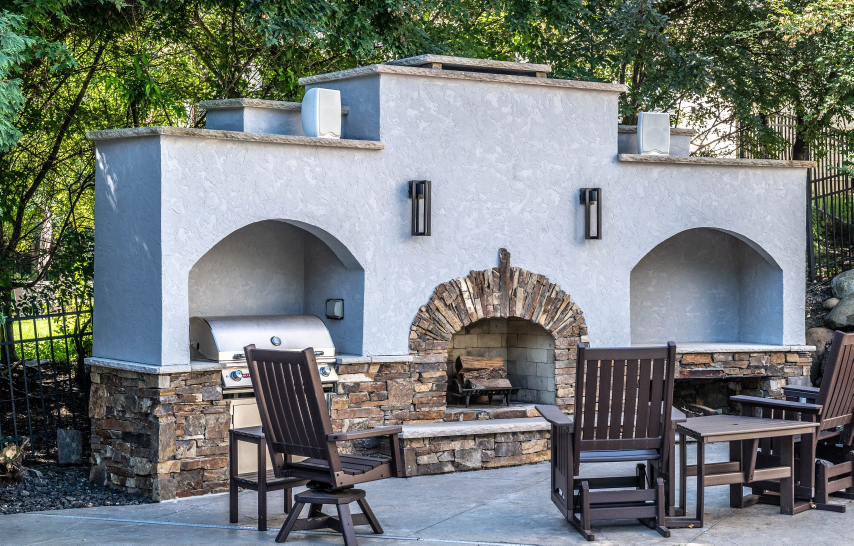
#> input picture assets/source/hero-rosemount-outdoor-fireplace.jpg, 2560 x 1636 px (shown at 1/3 size)
$ python optimize-media.py
#> lines starting #> are read from the running program, lines starting #| are printed output that depends on the picture
#!/usr/bin/env python3
"""Build responsive WebP/AVIF/JPEG variants from Blake's source stills. No metadata."""

from __future__ import annotations

import json
from pathlib import Path

from PIL import Image

try:
    import pillow_avif  # noqa: F401
except ImportError:
    pass

ROOT = Path(__file__).resolve().parents[1]
SRC = ROOT / "assets" / "source"
OUT = ROOT / "public" / "media"

HERO_WIDTHS = (640, 1280, 1920, 2560)
GALLERY_WIDTHS = (800, 1600)

HERO = [
    "hero-rosemount-outdoor-fireplace.jpg",
    "hero-mobile-rosemount-outdoor-fireplace.jpg",
]
LOOPS = [
    "loop-01-rosemount-outdoor-fireplace.jpg",
    "loop-02-rosemount-navy-kitchen.jpg",
    "loop-03-apple-valley-deck-aerial.jpg",
    "loop-04-farmington-four-season-porch.jpg",
    "loop-05-bloomington-open-kitchen.jpg",
]
GALLERY = [
    "gallery-rosemount-stone-fireplace.jpg",
    "gallery-lakeville-custom-cabinets.jpg",
    "gallery-apple-valley-constellation-coffee.jpg",
    "gallery-apple-valley-composite-deck.jpg",
    "gallery-burnsville-basement-wet-bar.jpg",
    "gallery-bloomington-walk-in-shower.jpg",
    "gallery-credit-river-navy-siding.jpg",
    "gallery-burnsville-home-theater.jpg",
    "gallery-credit-river-new-roof.jpg",
    "gallery-credit-river-craftsman-exterior.jpg",
    "gallery-commercial-exterior.jpg",
    "gallery-stone-masonry.jpg",
    "gallery-bloomington-whole-home-kitchen.jpg",
    "gallery-new-market-covered-porch.jpg",
    "gallery-apple-valley-siding-sunroom.jpg",
]


def strip_and_save(im: Image.Image, path: Path, fmt: str, **kwargs) -> int:
    clean = im.convert("RGB")
    # Drop any attached metadata by saving from a fresh RGB image.
    save_kw = {"optimize": True}
    save_kw.update(kwargs)
    if fmt == "JPEG":
        save_kw.setdefault("quality", 82)
        save_kw.setdefault("progressive", True)
        save_kw["exif"] = b""
    elif fmt == "WEBP":
        save_kw.setdefault("quality", 78)
        save_kw.setdefault("method", 6)
    elif fmt == "AVIF":
        save_kw.setdefault("quality", 55)
    clean.save(path, fmt, **save_kw)
    return path.stat().st_size


def resize_width(im: Image.Image, width: int) -> Image.Image:
    if im.width <= width:
        return im.copy()
    ratio = width / im.width
    height = max(1, round(im.height * ratio))
    return im.resize((width, height), Image.Resampling.LANCZOS)


def emit_set(stem: str, source_name: str, widths: tuple[int, ...]) -> dict:
#> called with stem = 'hero-rosemount-outdoor-fireplace', source_name = 'hero-rosemount-outdoor-fireplace.jpg', widths = (640, 1280, 1920, 2560)
    path = SRC / source_name
    im = Image.open(path)
#> im is the input picture: PIL image 2560x1636 RGB; mean R, G, B 116.4, 122.5, 120.2
    im.load()
    # Cap widths to native size (Credit River max 1200, etc.)
    usable = [w for w in widths if w <= im.width]
#> usable = [640, 1280, 1920, 2560]
    if not usable or usable[-1] != im.width:
        # Always include native width as the largest JPEG/WebP/AVIF
        native = im.width
        usable = sorted(set([w for w in widths if w < native] + [native]))

    sizes: dict[str, dict] = {"width": im.width, "height": im.height, "variants": {}}
    for w in usable:
        frame = resize_width(im, w)
        for fmt, ext, kw in (
            ("WEBP", "webp", {"quality": 78}),
            ("AVIF", "avif", {"quality": 52}),
            ("JPEG", "jpg", {"quality": 82, "progressive": True}),
        ):
            out = OUT / f"{stem}-{w}.{ext}"
            nbytes = strip_and_save(frame, out, fmt, **kw)
            sizes["variants"].setdefault(str(w), {})[ext] = nbytes
            print(f"{out.name}: {nbytes}")
#> this loop made 1 pass
#> pass 1, in emit_set, `frame = resize_width(im, w)`:
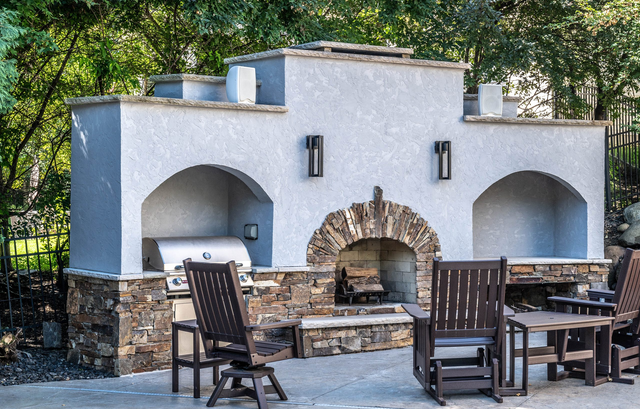
#> frame: PIL image 640x409 RGB; mean R, G, B 116.4, 122.4, 120.2
    return sizes


def main() -> int:
    OUT.mkdir(parents=True, exist_ok=True)
    for old in OUT.iterdir():
        if old.is_file():
            old.unlink()

    report: dict = {}
    for name in HERO + LOOPS:
        stem = Path(name).stem
        report[stem] = emit_set(stem, name, HERO_WIDTHS)
    for name in GALLERY:
        stem = Path(name).stem
        # Credit River is already ≤1200 — keep widths ≤1200
        widths = GALLERY_WIDTHS
        if "credit-river-navy-siding" in name:
            widths = (800, 1200)
        report[stem] = emit_set(stem, name, widths)

    (OUT / "manifest-sizes.json").write_text(json.dumps(report, indent=2) + "\n")
    print("Wrote public/media/manifest-sizes.json")
    return 0


if __name__ == "__main__":
#> (the run stopped early here; a loop or call above may not have finished)

$ run again, with assets/source/kitchen-remodel.jpg copied over assets/source/hero-rosemount-outdoor-fireplace.jpg
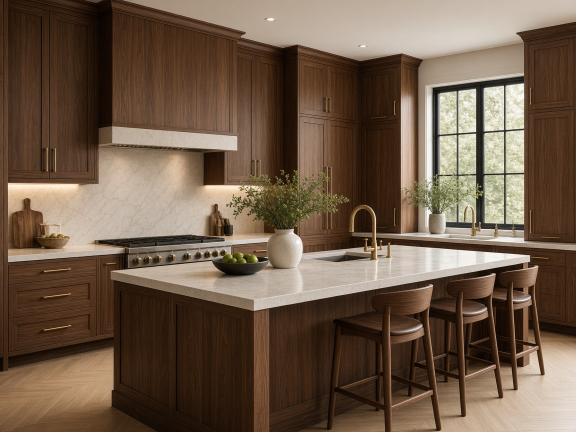
#> input picture assets/source/kitchen-remodel.jpg, 1152 x 864 px (shown at 1/2 size)
#> in emit_set, im is the input picture: PIL image 1152x864 RGB; mean R, G, B 111.1, 90.6, 72.5
#> the loop in emit_set, `for w in usable:` made 1 pass
#> pass 1, in emit_set, `frame = resize_width(im, w)`:
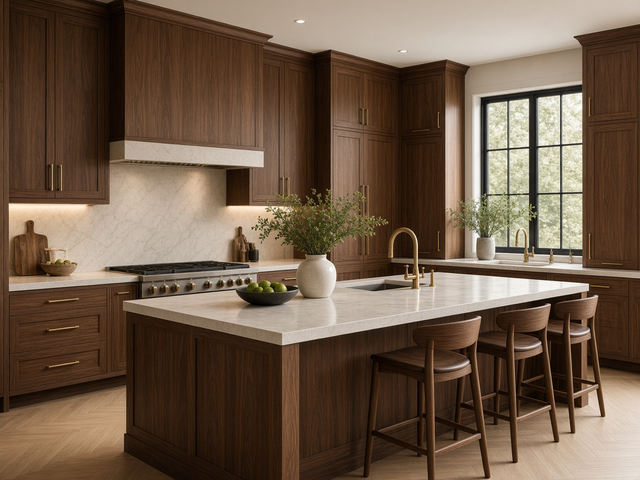
#> frame: PIL image 640x480 RGB; mean R, G, B 111.1, 90.6, 72.5

$ run again, with assets/source/roof-detail.jpg copied over assets/source/hero-rosemount-outdoor-fireplace.jpg
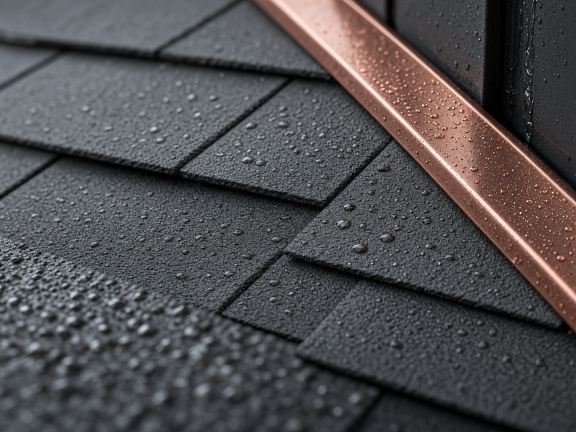
#> input picture assets/source/roof-detail.jpg, 1152 x 864 px (shown at 1/2 size)
#> in emit_set, im is the input picture: PIL image 1152x864 RGB; mean R, G, B 80.5, 78.2, 80.3
#> the loop in emit_set, `for w in usable:` made 1 pass
#> pass 1, in emit_set, `frame = resize_width(im, w)`:
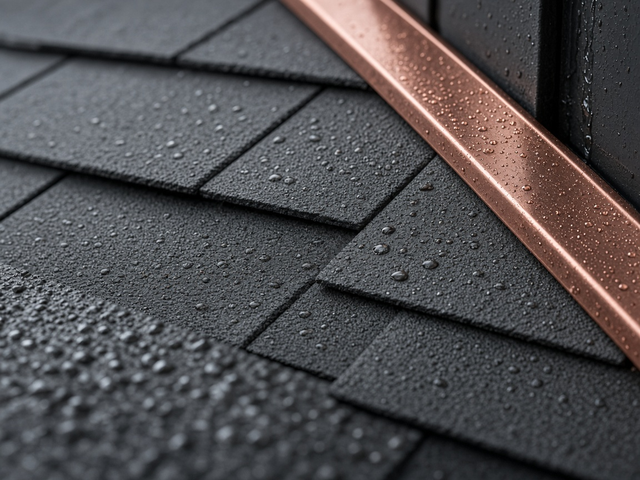
#> frame: PIL image 640x480 RGB; mean R, G, B 80.5, 78.2, 80.3
